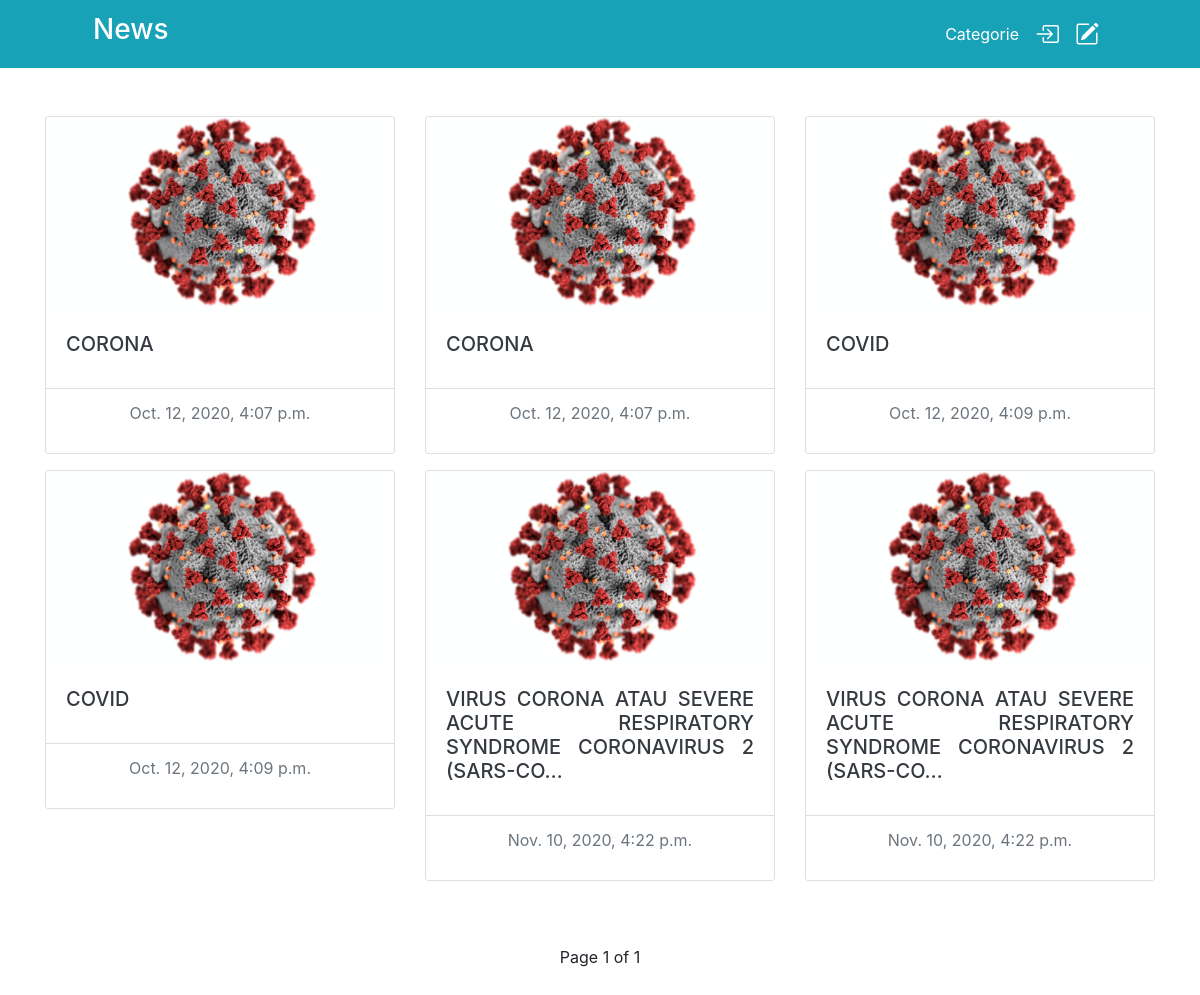
The page / on the database its author committed.
### home/models.py (models this page shows, shortened)
class Blog(models.Model):
    title = models.CharField(max_length=100)
    date_add = models.DateTimeField(auto_now_add=True)
    image = models.ImageField(upload_to='static/img/blog/%Y/%m/%d/', height_field=None, width_field=None, max_length=None)
    reporter = models.ForeignKey(AUTH_USER_MODEL, on_delete=models.CASCADE)
    content = models.TextField()
    categorie = models.ForeignKey(Category, on_delete=models.CASCADE)
    status = models.BooleanField(default=True)
    viewer = models.IntegerField(default=0)
    class Meta:
        verbose_name = "Blog"
        verbose_name_plural = "Blogs"

### home/views.py (the view)
# urls.py: path('', views.index, name='index'),
def index(request):
    getData = Blog.objects.filter(status=True).order_by('date_add')
    paginator = Paginator(getData, 20)
    pageNum = request.GET.get('page')
    data_result = paginator.get_page(pageNum)
    return render(request, 'home/index.html', {
        'data': data_result,
    })

### templates/home/index.html (shortened to what this page needs)
{% extends 'base.html' %}
{% load static %}
{% block content %}
<div class="container my-5">
    <div class="row justify-content-around">
        {% for i in data %}
        <div class="col-sm-4">
            <div class="card mb-3 mx-auto">
                <a href="post/{{i.id}}/">
                    <img src="{{i.image}}" alt="{{i.title}}" class="card-img-top">
                    <div class="card-body">
                        <h5 class="card-title text-uppercase text-dark text-break text-justify">
                            {{ i.title|truncatechars:75 }}
                        </h5>
                    </div>
                </a>
                <div class="card-footer text-center bg-white">
                    <p class="text-muted">{{i.date_add}}</p>
                </div>
            </div>
        </div>
        {% endfor %}
    </div>
</div>
<div class="container my-3">
    <div class="row">
        <div class="col text-center">
            <span>Page {{data.number}} of {{data.paginator.num_pages}}</span>
        </div>
    </div>
</div>
{% endblock content %}

### rows shown on the page
Blog: image (picture), title "CORONA", date_add "Oct. 12, 2020, 4:07 p.m."
Blog: image (picture), title "CORONA", date_add "Oct. 12, 2020, 4:07 p.m."
Blog: image (picture), title "COVID", date_add "Oct. 12, 2020, 4:09 p.m."
Blog: image (picture), title "COVID", date_add "Oct. 12, 2020, 4:09 p.m."
Blog: image (picture), title "VIRUS CORONA ATAU SEVERE ACUTE RESPIRATORY SYNDROME CORONAVIRUS 2 (SARS-CO…", date_add "Nov. 10, 2020, 4:22 p.m."
Blog: image (picture), title "VIRUS CORONA ATAU SEVERE ACUTE RESPIRATORY SYNDROME CORONAVIRUS 2 (SARS-CO…", date_add "Nov. 10, 2020, 4:22 p.m."

### other values the page prints
{{ data.number }} "1"
{{ data.paginator.num_pages }} "1"
